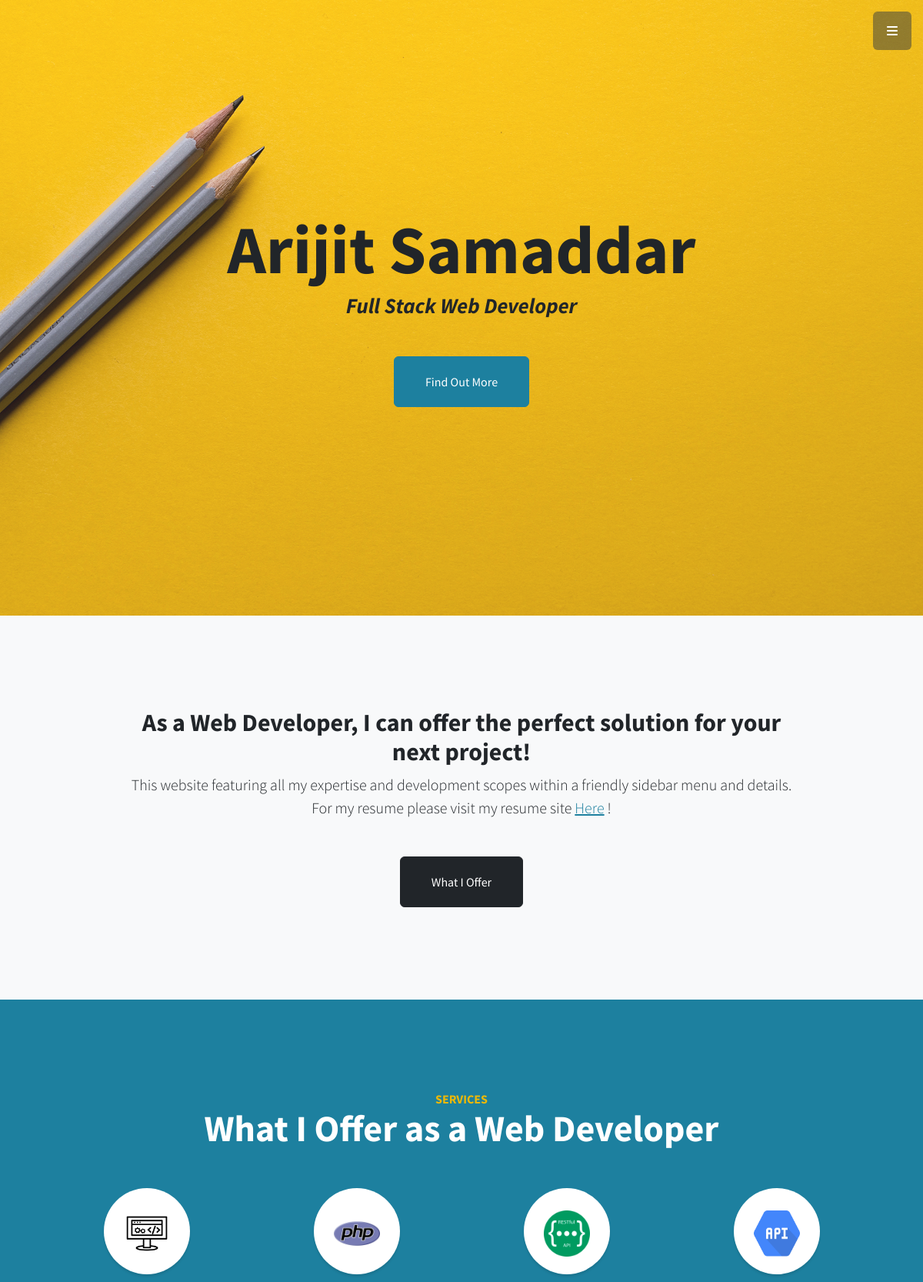
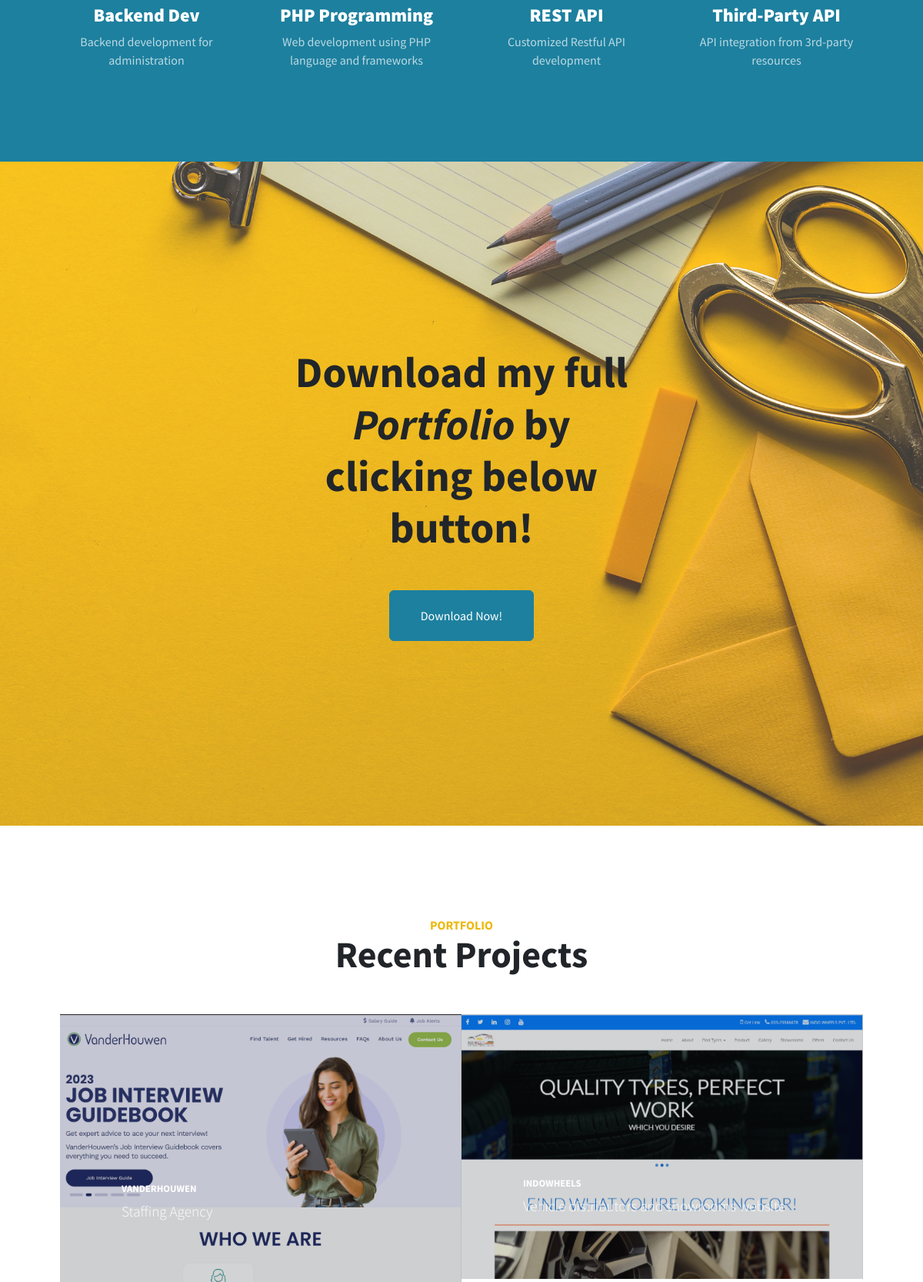
The page / (upper part) on the database its author committed (2 pictures, top to bottom).
### webservice/models.py (models this page shows)
class WebService(models.Model):
    service_id = models.AutoField(auto_created=True, primary_key=True, serialize=False, verbose_name='S_ID')
    service_img = models.FileField(upload_to="webservices/",max_length=255,null=True,default=None)
    service_title = models.CharField(max_length=100)
    service_sub = models.CharField(max_length=255)

### projects/models.py (models this page shows)
class Projects(models.Model):
    p_id = models.AutoField(auto_created = True, primary_key = True, serialize = False, verbose_name ='P_ID')
    p_title = models.CharField(max_length=255)
    p_short = models.CharField(max_length=255)
    p_description = models.TextField()
    p_img = models.FileField(upload_to='projects/', max_length=255, null=True, default=None)

### djangoweb/views.py (the view)
# urls.py: path('', views.homPage, name='home'),
def homPage(request):
    fn = contactForm()
    today = datetime.date.today()
    year = today.year
    serviceData = WebService.objects.all().order_by('service_title')
    projectData = Projects.objects.all()
    footerData = SocialLink.objects.all()
    data = {
        'title':'Home',
        'form': fn,
        'year': year,
        'serviceData' : serviceData,
        'projectData' : projectData,
        'footerData' : footerData
    }
    return render(request, "index.html", data)

### templates/index.html (shortened to what this page needs)
{% extends 'base.html' %}
{% block content %}
<header class="masthead d-flex align-items-center">
    <div class="container px-4 px-lg-5 text-center">
        <h1 class="mb-1">Arijit Samaddar</h1>
        <h3 class="mb-5"><em>Full Stack Web Developer</em></h3>
        <a class="btn btn-primary btn-xl" href="#about">Find Out More</a>
    </div>
</header>
<section class="content-section bg-light" id="about">
    <div class="container px-4 px-lg-5 text-center">
        <div class="row gx-4 gx-lg-5 justify-content-center">
            <div class="col-lg-10">
                <h2>As a Web Developer, I can offer the perfect solution for your next project!</h2>
                <p class="lead mb-5">
                    This website featuring all my expertise and development scopes within a friendly sidebar menu and details. For my resume please visit my resume site
                    <a href="#">Here</a>
                    !
                </p>
                <a class="btn btn-dark btn-xl" href="#services">What I Offer</a>
            </div>
        </div>
    </div>
</section>
<section class="content-section bg-primary text-white text-center" id="services">
    <div class="container px-4 px-lg-5">
        <div class="content-section-heading">
            <h3 class="text-secondary mb-0">Services</h3>
            <h2 class="mb-5">What I Offer as a Web Developer</h2>
        </div>
        <div class="row gx-4 gx-lg-5">
            {% for item in serviceData %}
            <div class="col-lg-3 col-md-6 mb-5 mb-lg-0">
                <span class="service-icon rounded-circle mx-auto mb-3">
                    <img src="/media/{{item.service_img}}" style="height: 60px;width: 60px;">
                </span>
                <h4><strong style="color: ;">{{item.service_title}}</strong></h4>
                <p class="text-faded mb-0">{{item.service_sub}}</p>
            </div>
            {% endfor %}
        </div>
    </div>
</section>
<section class="callout">
    <div class="container px-4 px-lg-5 text-center">
        <h2 class="mx-auto mb-5">
            Download my full
            <em>Portfolio</em>
            by clicking below button!
        </h2>
        <a class="btn btn-primary btn-xl" href="#">Download Now!</a>
    </div>
</section>
<section class="content-section" id="portfolio">
    <div class="container px-4 px-lg-5">
        <div class="content-section-heading text-center">
            <h3 class="text-secondary mb-0">Portfolio</h3>
            <h2 class="mb-5">Recent Projects</h2>
        </div>
        <div class="row gx-0">
            {% for item in projectData %}
                <div class="col-lg-6">
                    <a class="portfolio-item" href="#!">
                        <div class="caption">
                            <div class="caption-content">
                                <div class="h2">{{item.p_title}}</div>
                                <p class="mb-0">{{item.p_short}}</p>
                            </div>
                        </div>
                        <img class="img-fluid" src="/media/{{item.p_img}}" alt="..." />
                    </a>
                </div>
            {% endfor %}
        </div>
    </div>
</section>
{% endblock %}

### templates/base.html
{% include "header.html" %}
{% block content %}
{% endblock %}
{% include "footer.html" %}

### templates/header.html (shortened to what this page needs)
{% load static %}
<!DOCTYPE html>
<html lang="en">
    <head>
        <link href="https://cdnjs.cloudflare.com/ajax/libs/simple-line-icons/2.5.5/css/simple-line-icons.min.css" rel="stylesheet" />
        <link href="/static/css/style.css" rel="stylesheet" />
    </head>
    <body id="page-top">
        <a class="menu-toggle rounded" href="#"><i class="fas fa-bars"></i></a>

### templates/footer.html (shortened to what this page needs)
</body>
</html>

### rows shown on the page
WebService: service_img (picture), service_title "Backend Dev", service_sub "Backend development for administration"
WebService: service_img (picture), service_title "PHP Programming", service_sub "Web development using PHP language and frameworks"
WebService: service_img (picture), service_title "REST API", service_sub "Customized Restful API development"
WebService: service_img (picture), service_title "Third-Party API", service_sub "API integration from 3rd-party resources"
Projects: p_title "VANDERHOUWEN", p_short "Staffing Agency", p_img (picture)
Projects: p_title "INDOWHEELS", p_short "Vehicle distributors and showrooms website", p_img (picture)
